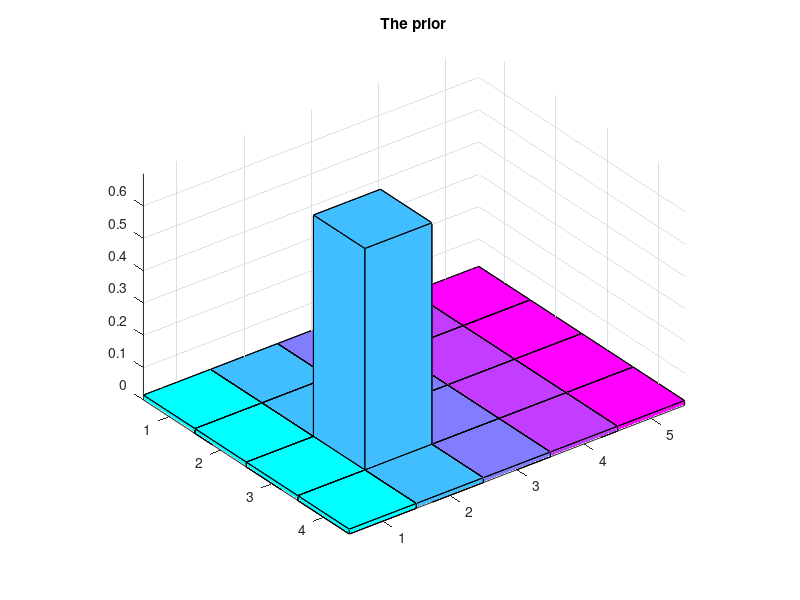
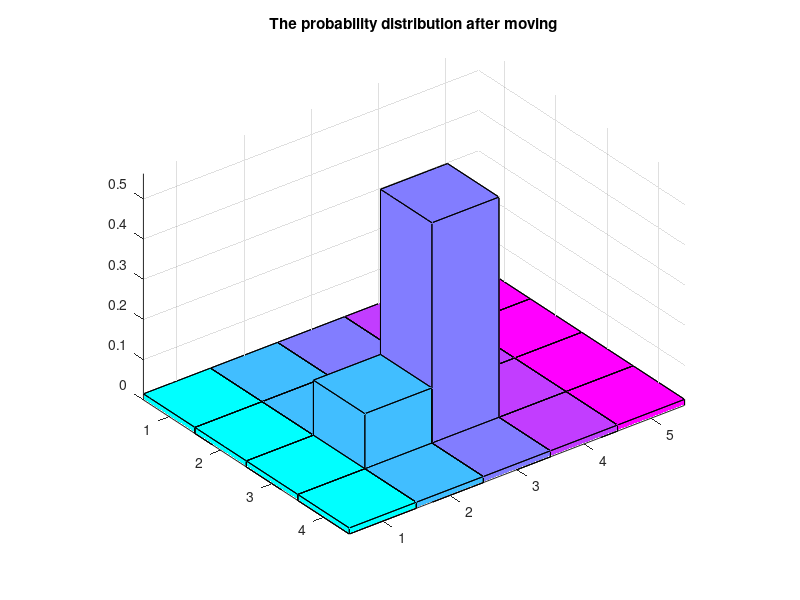

Write MATLAB code to recreate these figures, in order.
%% The main function
function p9
    clc; clear all; close all;
    world = {'red', 'green', 'green', 'red' ,   'red';
             'red', 'red',   'green', 'red',    'red';
             'red', 'red',   'green', 'green',  'red';
             'red', 'red',   'red',   'red',    'red'}; % Map
    nRow = size(world, 1);
    nCol = size(world, 2);
    stop  = [0, 0];
    right = [0, 1];
    left  = [0,-1];
    down  = [1, 0];
    up    = [-1,0];
    
    pMoveCorrect = 0.8;

    pStart = 0.7;
    p = (1 - pStart) / (nRow * nCol) * ones(nRow, nCol);        % Prior
    %% Fisrt configuration
    p(3, 2) = pStart; 
    motions = {right};
    %% Second configuration
%     p(1, 3) = pStart; 
%     motions = {up};
    %% Motion propagation
    q = move(p, cell2mat(motions(1)), pMoveCorrect);
    
    %% Disp information
    disp('The Prior:');
    disp(p);  
    disp('The probability after moving:');
    disp(q);
    [r, c] = maxMat(q);
    fprintf('The largest probability %.4f occurs at cell (%d, %d)\n ',...
        q(r,c), r, c);
    %% Plot figures
    h = figure(1);
    bar3(p, 1);
    colormap(cool);
    title('The prior');
    print(h, '-dpng', 'prior.png');
    %
    h2 = figure(2);
    bar3(q, 1);
    colormap(cool); 
    title('The probability distribution after moving');
    print(h2, '-dpng', 'aftermotion.png');
end

function q = move(p, u, pMoveCorrect)
    nRow = size(p, 1);
    nCol = size(p, 2);
    q = zeros(nRow, nCol);
    for r = 1 : nRow
        for c = 1 : nCol
            q(r, c) = pMoveCorrect * ...
                p(mod(r-1-u(1), nRow) + 1, mod(c-1-u(2), nCol) + 1)...
                + (1 - pMoveCorrect) * p(r, c); 
        end
    end
end

function [r, c] = maxMat(g)
% Find the index of the largest element of g
    [temp,r] = max(g);
    [~,c] = max(temp);
    r = r(c);
end